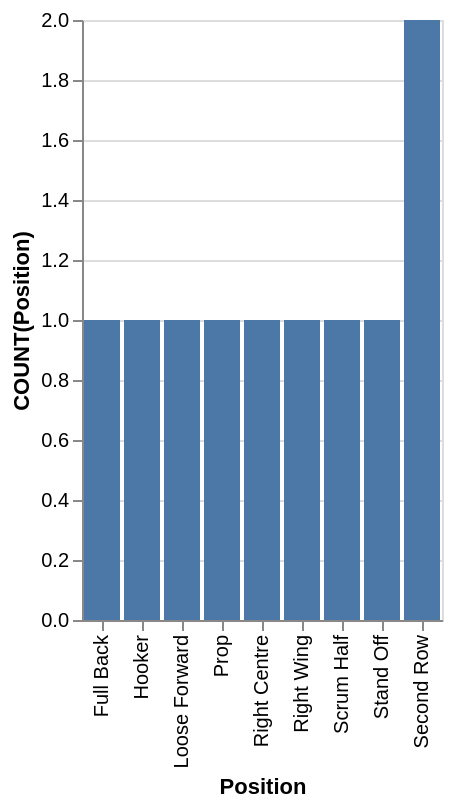

Vega-Lite specification for this chart:
### Vega-Lite specification from a JSON file in a GitHub repository (floating-point values rounded to 4 significant figures)
{"data": {"values": [{"x_data": "Full Back", "y_data": 1}, {"x_data": "Hooker", "y_data": 1}, {"x_data": "Loose Forward", "y_data": 1}, {"x_data": "Prop", "y_data": 1}, {"x_data": "Right Centre", "y_data": 1}, {"x_data": "Right Wing", "y_data": 1}, {"x_data": "Scrum Half", "y_data": 1}, {"x_data": "Stand Off", "y_data": 1}, {"x_data": "Second Row", "y_data": 2}]}, "mark": "bar", "encoding": {"x": {"field": "x_data", "type": "nominal", "title": "Position", "sort": {"op": "sum", "field": "y_data", "order": "ascending"}}, "y": {"field": "y_data", "type": "quantitative", "title": "COUNT(Position)"}}}
